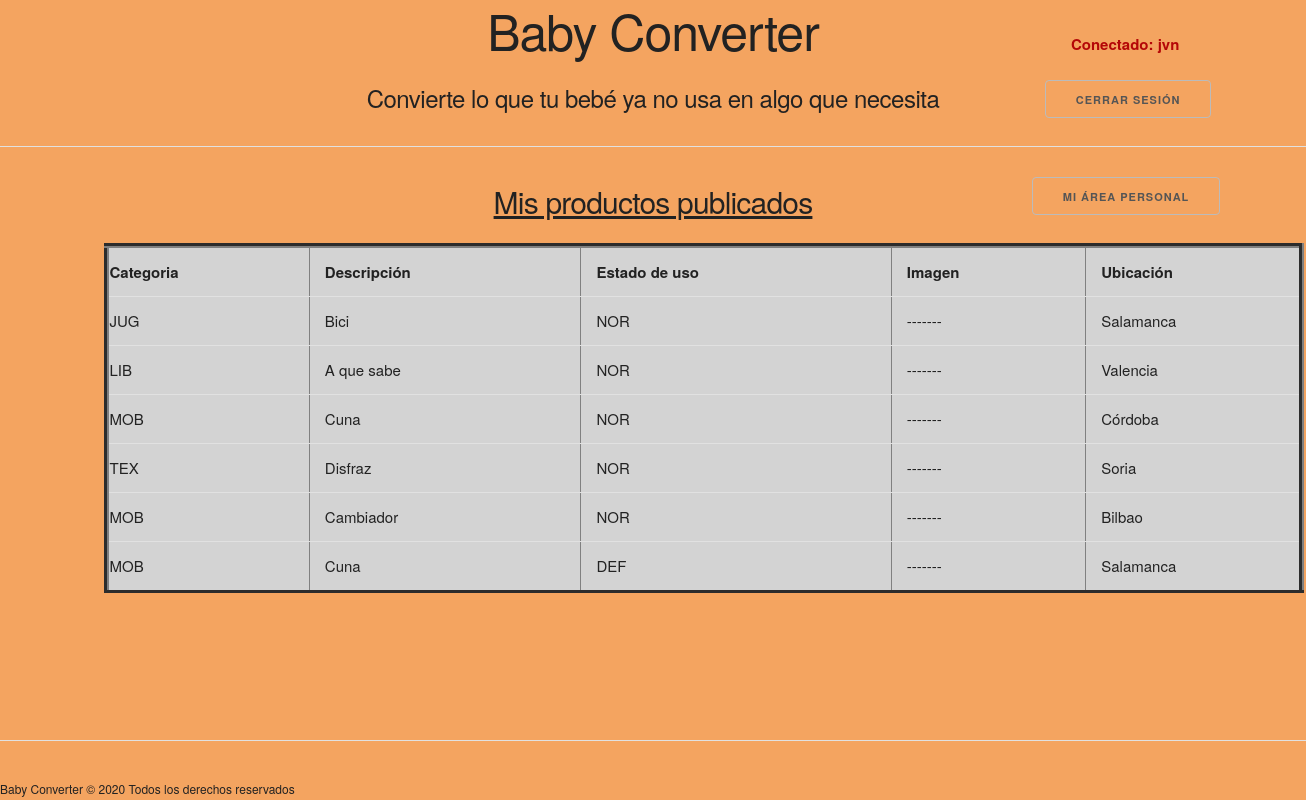
The app's page /myProducts (signed in) with its own data.
### products/models.py (models this page shows, shortened)
class Product(models.Model):
    owner = models.ForeignKey(User, on_delete=models.DO_NOTHING, verbose_name='Usuario')
    created_at = models.DateTimeField(auto_now_add=True)
    modified_at = models.DateTimeField(auto_now=True)
    category = models.CharField(max_length=3, choices=CATEGORIES, verbose_name='Categoría')
    description = models.TextField(max_length=100, blank=False, null=False, default='', verbose_name='Descripción del producto')
    functionality = models.CharField(blank=True, max_length=3, choices=FUNCTIONALITIES, null=False, verbose_name='Estado de uso')
    image = models.ImageField(blank=True, null=True, upload_to=upload_location, default='NotImage.png', verbose_name='Fotografía')
    location = models.CharField(max_length=20, blank=False, null=False, verbose_name='Localidad')

### products/views.py (the view)
# urls.py: path('myProducts', MyProducts.as_view(), name='my_products'),
class MyProducts(View):
    def get(self, request):
        products = Product.objects.all()
        pic = format_html('<img src=/media/{} width="80" height="50"/>', Product.image)
        context = {
            'products_list': products,
            'pic': pic
        }
        return render(request, 'products/myProducts.html', context)

### products/templates/products/myProducts.html (shortened to what this page needs)
{% extends 'base.html' %}
{% block section %}
    <h4 align='center'><u>Mis productos publicados</u></h4>
    <a href="/mySpace" class="button" style="margin-left:79%; margin-top:-5%; position:fixed">Mi Área Personal</a>
    <div id="div1">
        <table class="u-full-width" border="5">
            <thead>
                <tr>
                    <th>Categoria</th>
                    <th>Descripción</th>
                    <th>Estado de uso</th>
                    <th>Imagen</th>
                    <th>Ubicación</th>
                </tr>
            </thead>
        {% for item in products_list %}
            <tbody>
                <tr>
                    <td>{{ item.category }}</td>
                    <td>{{ item.description}}</td>
                    <td>{{ item.functionality }}</td>
                    {% if object.image %}
                    <td>{{ pic }}</td>
                    {% else %}
                    <td> ------- </td>
                    {% endif %}
                    <td>{{ item.location }}</td>
                </tr>
            </tbody>
        {% endfor %}
        </table>
    </div>
    <br>
{% endblock %}

### appbbc/templates/base.html (shortened to what this page needs)
<!DOCTYPE html>
<html lang="es">
<head>
    <link rel="stylesheet" href="/static/css/styles.css">
    <link rel="stylesheet" href="/static/css/normalize.css">
    <link rel="stylesheet" href="/static/css/skeleton.css">
    <h1 align='center'>Baby Converter</h1>
    {% if request.user.is_authenticated %}
        <p style="margin-left: 82%; top:4%; position: fixed; color:rgb(180, 7, 7)"><strong> Conectado: {{ request.user }}</strong></p>
        <a href="/logout" class="button" style="margin-left:80%; position: fixed">Cerrar sesión</a>
    {% endif %}
    <h5 align='center'>Convierte lo que tu bebé ya no usa en algo que necesita</h5>
    <hr>
</head>
<body style="background: sandybrown;">
    <section>
        {% block section %} {% endblock %}
    </section>
</body>
<footer style="position: fixed; bottom:0px">
    <hr style="width: 730%;">
    <small>Baby Converter &copy; 2020 Todos los derechos reservados</small>
</footer>
</html>

### appbbc/static/css/styles.css (style rules this page uses)
#div1 { margin-left: 8%; overflow:scroll; height:350px; width:1200px; }
#div1 table { width:1200px; background-color:lightgray; }

### appbbc/static/css/skeleton.css (style rules this page uses)
html { font-size: 62.5%; }
body { font-size: 1.5em; line-height: 1.6; font-weight: 400; font-family: "Raleway", "HelveticaNeue", "Helvetica Neue", Helvetica, Arial, sans-serif; color: #222; }
h1, h2, h3, h4, h5, h6 { margin-top: 0; margin-bottom: 2rem; font-weight: 300; }
h1 { font-size: 4.0rem; line-height: 1.2; letter-spacing: -.1rem; }
h4 { font-size: 2.4rem; line-height: 1.35; letter-spacing: -.08rem; }
h5 { font-size: 1.8rem; line-height: 1.5; letter-spacing: -.05rem; }
@media (min-width: 550px) { h1 { font-size: 5.0rem; } }
@media (min-width: 550px) { h4 { font-size: 3.0rem; } }
@media (min-width: 550px) { h5 { font-size: 2.4rem; } }
p { margin-top: 0; }
a { color: #1EAEDB; }
.button, button, input[type="submit"], input[type="reset"], input[type="button"] { display: inline-block; height: 38px; padding: 0 30px; color: #555; text-align: center; font-size: 11px; font-weight: 600; line-height: 38px; letter-spacing: .1rem; text-transform: uppercase; text-decoration: none; white-space: nowrap; background-color: transparent; border-radius: 4px; border: 1px solid #bbb; cursor: pointer; box-sizing: border-box; }
th, td { padding: 12px 15px; text-align: left; border-bottom: 1px solid #E1E1E1; }
th:first-child, td:first-child { padding-left: 0; }
th:last-child, td:last-child { padding-right: 0; }
button, .button { margin-bottom: 1rem; }
pre, blockquote, dl, figure, table, p, ul, ol, form { margin-bottom: 2.5rem; }
.u-full-width { width: 100%; box-sizing: border-box; }
hr { margin-top: 3rem; margin-bottom: 3.5rem; border-width: 0; border-top: 1px solid #E1E1E1; }

### records on screen
Product: category "JUG", description "Bici", functionality "NOR", location "Salamanca"
Product: category "LIB", description "A que sabe", functionality "NOR", location "Valencia"
Product: category "MOB", description "Cuna", functionality "NOR", location "Córdoba"
Product: category "TEX", description "Disfraz", functionality "NOR", location "Soria"
Product: category "MOB", description "Cambiador", functionality "NOR", location "Bilbao"
Product: category "MOB", description "Cuna", functionality "DEF", location "Salamanca"

### other values on screen
{{ request.user }} "jvn"
